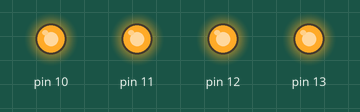
Simulated run of this sketch. Board: Arduino Uno, built with avr-gcc and run on an emulated ATmega328P. Parts: output pins drawn as LEDs (lit = HIGH).

Above: at 0.1 s.
Timing chart, 0 to 1.6 s (numbered marks = the images above):
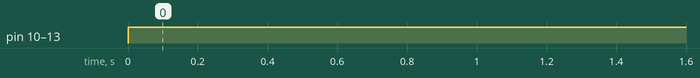

The sketch:

tteeee.ino
```cpp
void setup() {
  // put your setup code here, to run once:
  pinMode(10,OUTPUT);
  pinMode(11,OUTPUT);
  pinMode(12,OUTPUT);
  pinMode(13,OUTPUT);

}

void loop() {
  // put your main code here, to run repeatedly:
  digitalWrite(10,HIGH);
  digitalWrite(11,HIGH);
  digitalWrite(12,HIGH);
  digitalWrite(13,HIGH);

}
```

Measured:
- by itself, pin 10–13: LOW → HIGH at 0.00 s
